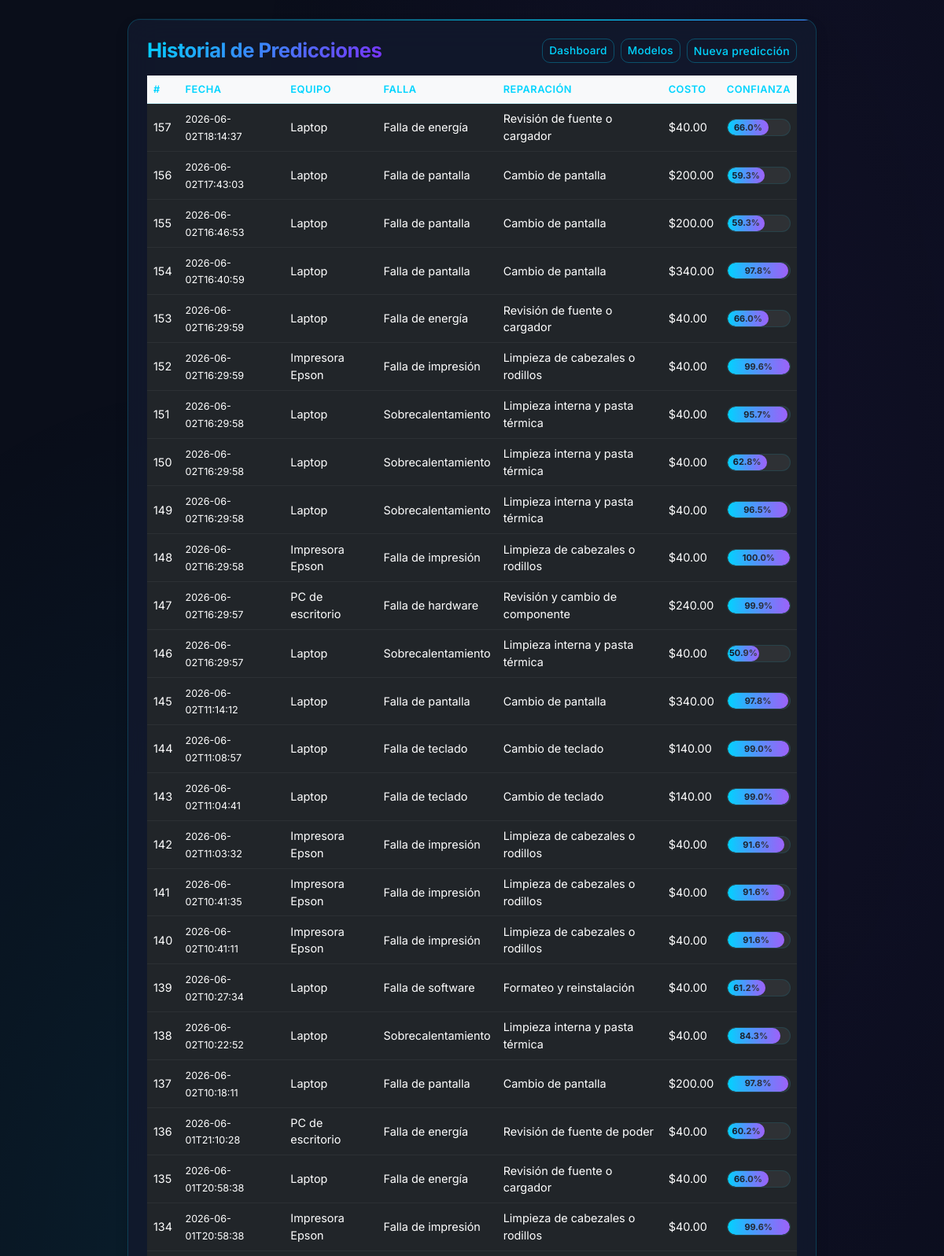
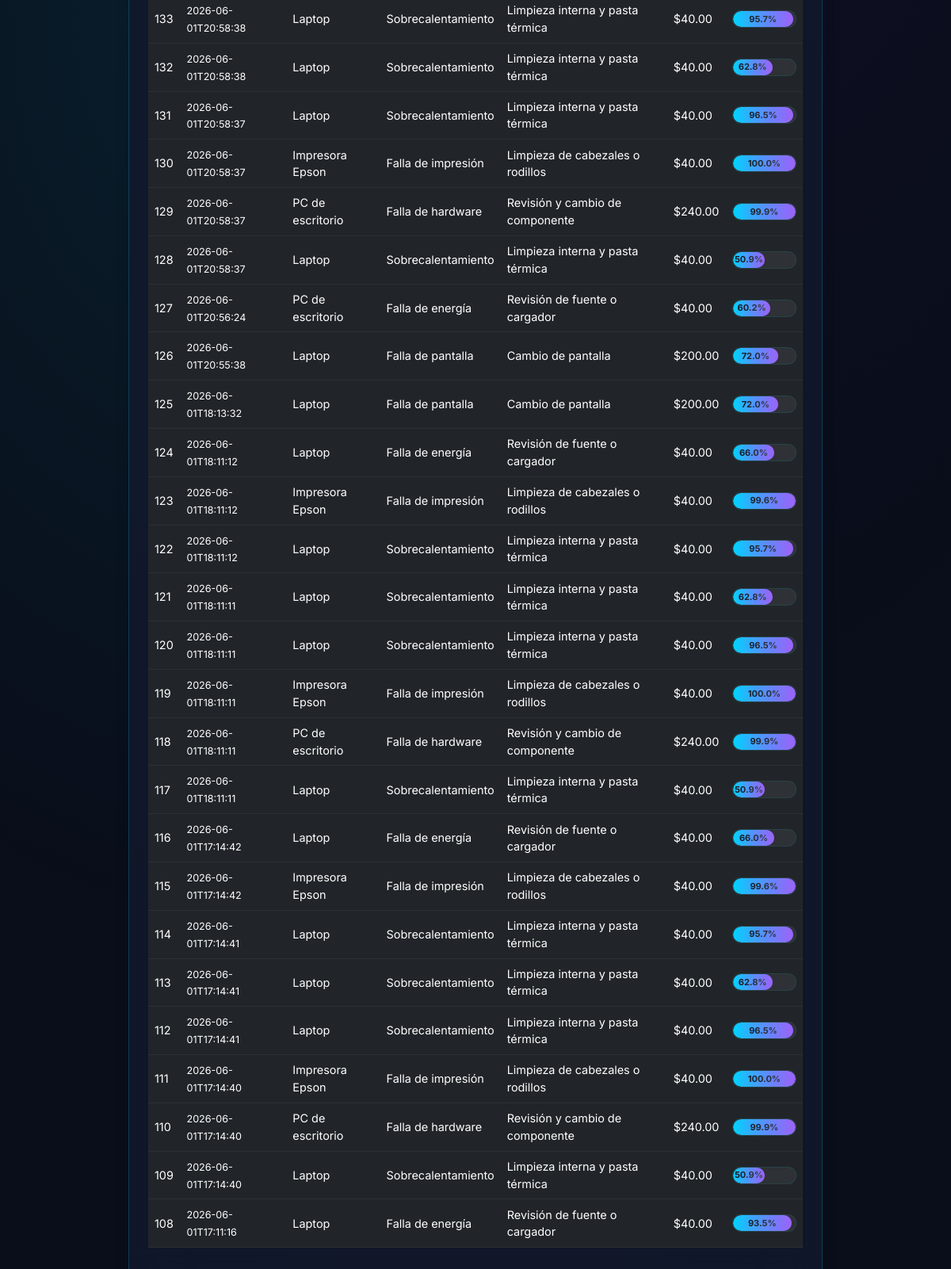
Page /historial on the earlier database version (2 pictures, top to bottom).
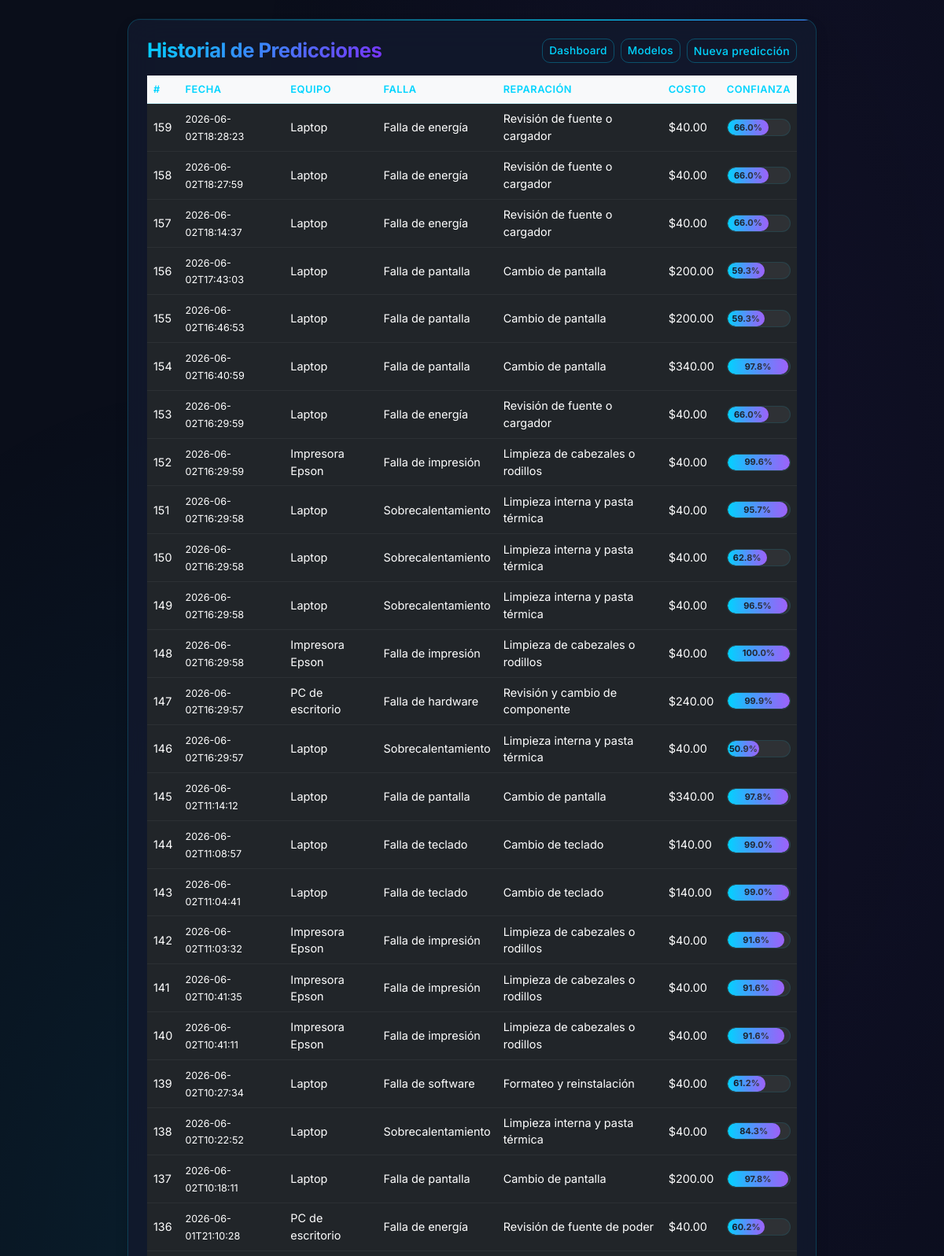
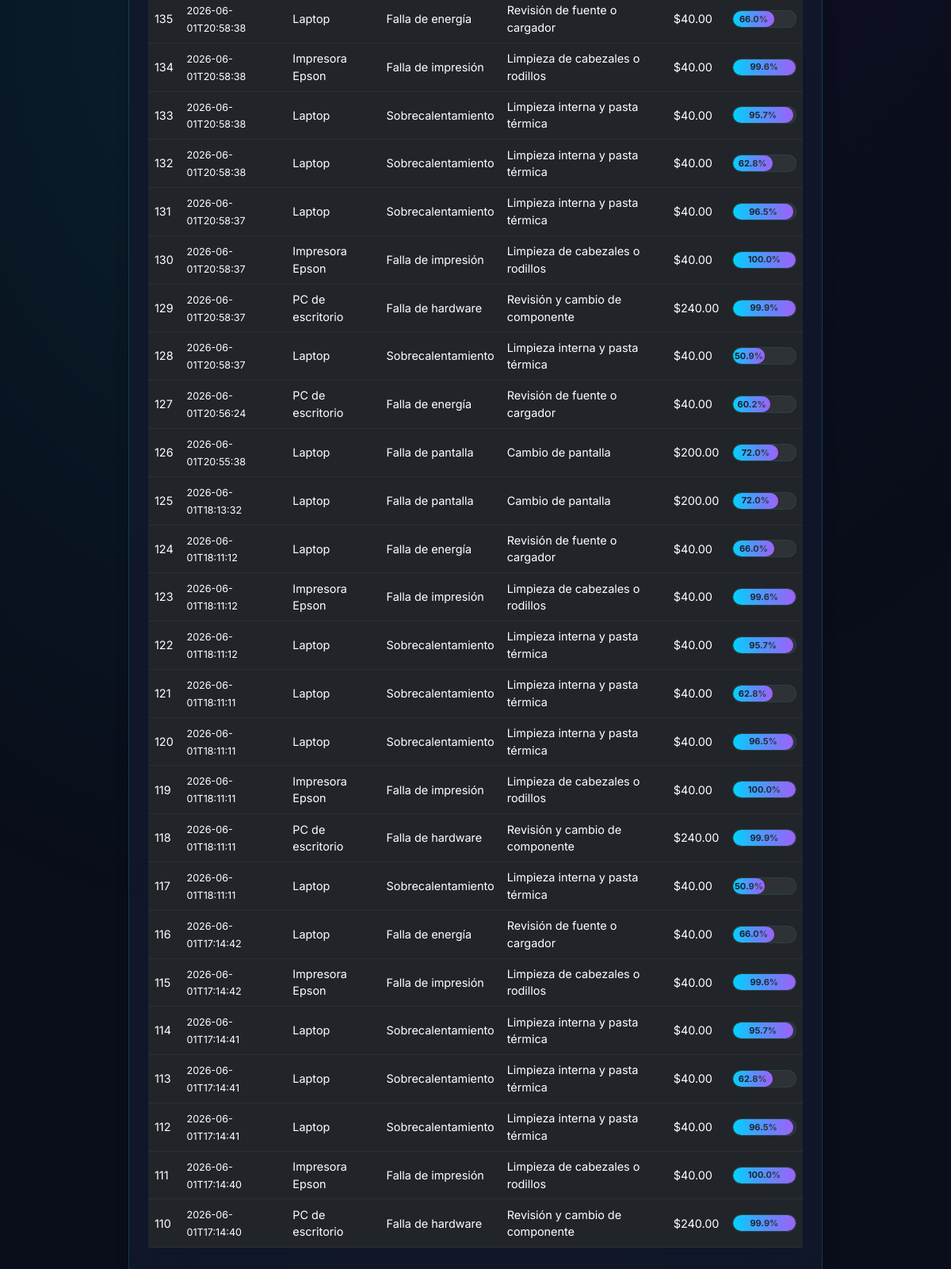
Same page on the later database version (2 pictures, top to bottom).
### tables this page shows
CREATE TABLE predicciones (
        id INTEGER PRIMARY KEY AUTOINCREMENT,
        timestamp TEXT NOT NULL,
        equipo TEXT NOT NULL,
        sintomas TEXT NOT NULL,
        tipo_falla TEXT NOT NULL,
        reparacion TEXT NOT NULL,
        costo REAL,
        confianza REAL
    );

### app.py (the view)
@app.route('/historial')
def historial():
    registros = obtener_historial()
    return render_template('historial.html', registros=registros)

### app.py (called while the page is built)
def obtener_historial(limite=50):
    conn = sqlite3.connect(DB_PATH)
    conn.row_factory = sqlite3.Row
    rows = conn.execute(
        'SELECT * FROM predicciones ORDER BY id DESC LIMIT ?', (limite,)
    ).fetchall()
    conn.close()
    return [dict(r) for r in rows]

### templates/historial.html (shortened to what this page needs)
<!DOCTYPE html>
<html lang="es" data-bs-theme="dark">
<head>
    <link href="https://cdn.jsdelivr.net/npm/bootstrap@5.3.3/dist/css/bootstrap.min.css" rel="stylesheet">
    <link rel="stylesheet" href="{{ url_for('static', filename='style.css') }}">
</head>
<body>
<div class="container mt-4 mb-4">
    <div class="card shadow p-4">
        <div class="d-flex justify-content-between align-items-center mb-3">
            <h2 class="mb-0">Historial de Predicciones</h2>
            <div class="d-flex gap-2">
                <a href="/dashboard" class="btn btn-outline-secondary btn-sm">Dashboard</a>
                <a href="/modelos" class="btn btn-outline-secondary btn-sm">Modelos</a>
                <a href="/" class="btn btn-outline-primary btn-sm">Nueva predicción</a>
            </div>
        </div>
        {% if registros %}
        <div class="table-responsive">
            <table class="table table-hover align-middle">
                <thead class="table-light">
                    <tr>
                        <th>#</th>
                        <th>Fecha</th>
                        <th>Equipo</th>
                        <th>Falla</th>
                        <th>Reparación</th>
                        <th>Costo</th>
                        <th>Confianza</th>
                    </tr>
                </thead>
                <tbody>
                    {% for r in registros %}
                    <tr>
                        <td>{{ r.id }}</td>
                        <td><small>{{ r.timestamp[:19] }}</small></td>
                        <td>{{ r.equipo }}</td>
                        <td>{{ r.tipo_falla }}</td>
                        <td>{{ r.reparacion }}</td>
                        <td>{{ '$%.2f'|format(r.costo) if r.costo else '—' }}</td>
                        <td>
                            <div class="progress" style="height:16px;min-width:80px">
                                <div class="progress-bar {% if r.confianza < 60 %}bg-warning{% elif r.confianza < 80 %}bg-info{% else %}bg-success{% endif %}"
                                     style="width:{{ r.confianza }}%;font-size:11px">
                                    {{ r.confianza }}%
                                </div>
                            </div>
                        </td>
                    </tr>
                    {% endfor %}
                </tbody>
            </table>
        </div>
        {% else %}
        <div class="text-center py-5 text-muted">
            <p class="fs-5">No hay predicciones registradas</p>
            <a href="/" class="btn btn-primary">Realizar primera predicción</a>
        </div>
        {% endif %}
    </div>
</div>
</body>
</html>

Differences in the rows shown:
no longer on this page (row unchanged): predicciones: id "109", timestamp "2026-06-01T17:14:40", equipo "Laptop", tipo_falla "Sobrecalentamiento", reparacion "Limpieza interna y pasta térmica", costo "$40.00", confianza "50.9"
no longer on this page (row unchanged): predicciones: id "108", timestamp "2026-06-01T17:11:16", equipo "Laptop", tipo_falla "Falla de energía", reparacion "Revisión de fuente o cargador", costo "$40.00", confianza "93.5"
added predicciones: id "159", timestamp "2026-06-02T18:28:23", equipo "Laptop", tipo_falla "Falla de energía", reparacion "Revisión de fuente o cargador", costo "$40.00", confianza "66.0"
added predicciones: id "158", timestamp "2026-06-02T18:27:59", equipo "Laptop", tipo_falla "Falla de energía", reparacion "Revisión de fuente o cargador", costo "$40.00", confianza "66.0"
